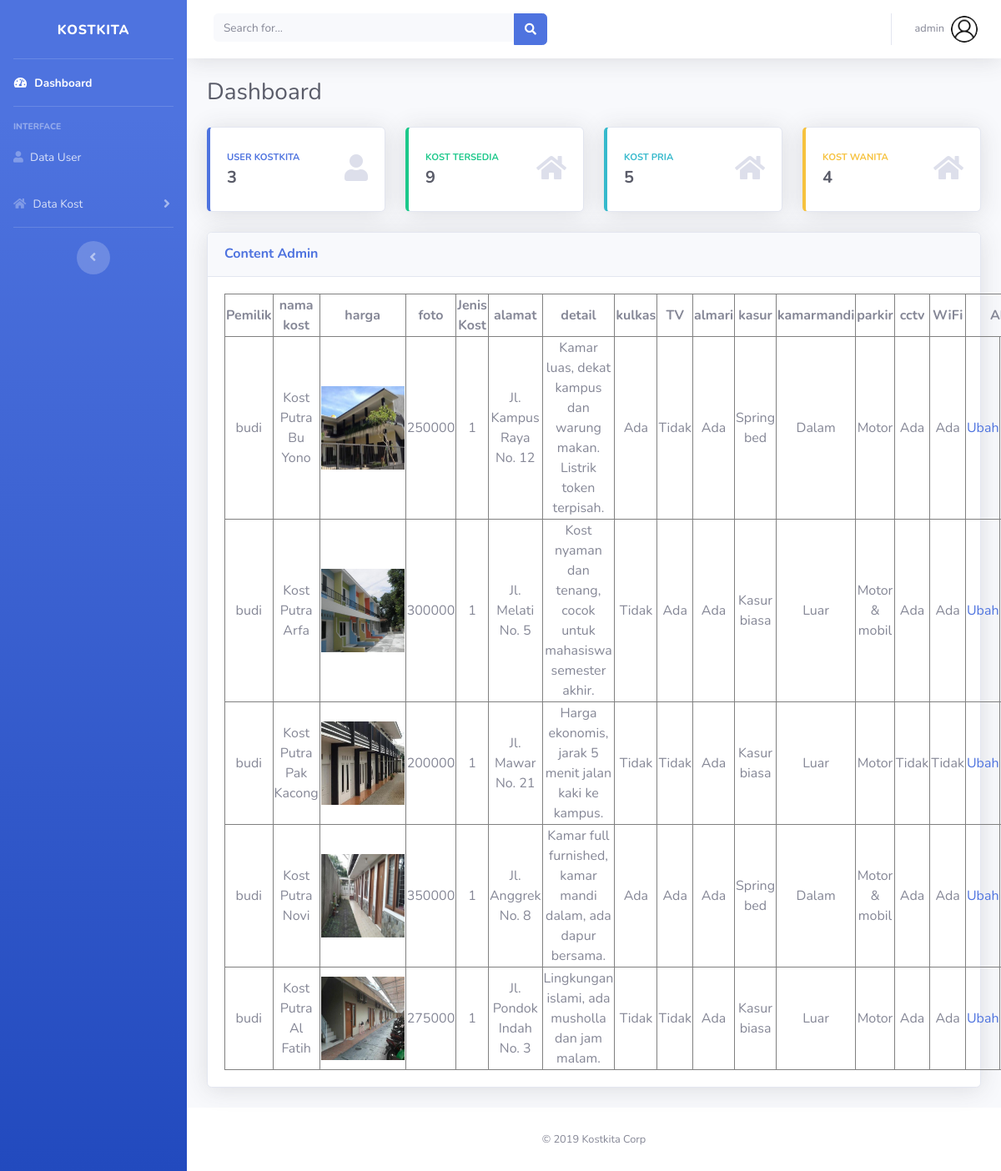
Screenshot of /admin/datakost_lk.php?jk=1&user=admin (signed in) with the database file from the repository.
### tables this page shows
CREATE TABLE `kost` (
  `id_kost`    INT NOT NULL AUTO_INCREMENT,
  `pemilik`    VARCHAR(50)  NOT NULL,
  `namakost`   VARCHAR(100) NOT NULL,
  `harga`      VARCHAR(30)  NOT NULL,
  `gambar`     VARCHAR(255) NOT NULL,
  `jenis_kost` VARCHAR(2)   NOT NULL,
  `alamat`     TEXT NOT NULL,
  `detail`     TEXT NOT NULL,
  `kulkas`     VARCHAR(100) NOT NULL DEFAULT '',
  `tv`         VARCHAR(100) NOT NULL DEFAULT '',
  `almari`     VARCHAR(100) NOT NULL DEFAULT '',
  `kasur`      VARCHAR(100) NOT NULL DEFAULT '',
  `kamarmandi` VARCHAR(100) NOT NULL DEFAULT '',
  `parkir`     VARCHAR(100) NOT NULL DEFAULT '',
  `cctv`       VARCHAR(100) NOT NULL DEFAULT '',
  `wifi`       VARCHAR(100) NOT NULL DEFAULT '',
  PRIMARY KEY (`id_kost`),
  KEY `idx_pemilik` (`pemilik`)
);

### admin/datakost_lk.php (the view, shortened to what this page needs)
<!DOCTYPE html>
<html lang="en">
<?php
  @$user=$_GET['user'];
?>
<head>
  <link href="../vendor/fontawesome-free/css/all.min.css" rel="stylesheet" type="text/css">
  <link href="../css/sb-admin-2.min.css" rel="stylesheet">
</head>
<body id="page-top">
  <div id="wrapper">
    <ul class="navbar-nav bg-gradient-primary sidebar sidebar-dark accordion" id="accordionSidebar">
      <a class="sidebar-brand d-flex " href="../index.php">
        <div class="sidebar-brand-text mx-3">&nbsp; &nbsp; &nbsp; &nbsp;KostKita</div>
      </a>
      <hr class="sidebar-divider my-0">
      <li class="nav-item active">
        <a class="nav-link" href="index.php?user=<?php echo  $user; ?>">
          <i class="fas fa-fw fa-tachometer-alt"></i>
          <span>Dashboard</span></a>
      </li>
      <hr class="sidebar-divider">
      <div class="sidebar-heading">
        Interface
      </div>
      <li class="nav-item">
        <a class="nav-link collapsed" href="datauser.php?data=admin&user=<?php echo $user; ?>">
          <i class="fas fa-user"></i>
          <span>Data User</span>
        </a>
      </li>
      <li class="nav-item">
        <a class="nav-link collapsed" href="#" data-toggle="collapse" data-target="#collapseUtilities" aria-expanded="true" aria-controls="collapseUtilities">
          <i class="fas fa-home"></i>
          <span>Data Kost</span>
        </a>
      </li>
      <hr class="sidebar-divider">
      <div class="text-center d-none d-md-inline">
        <button class="rounded-circle border-0" id="sidebarToggle"></button>
      </div>
    </ul>
    <div id="content-wrapper" class="d-flex flex-column">
      <div id="content">
        <nav class="navbar navbar-expand navbar-light bg-white topbar mb-4 static-top shadow">
          <form class="d-none d-sm-inline-block form-inline mr-auto ml-md-3 my-2 my-md-0 mw-100 navbar-search">
            <div class="input-group">
              <input type="text" class="form-control bg-light border-0 small" placeholder="Search for..." aria-label="Search" aria-describedby="basic-addon2">
              <div class="input-group-append">
                <button class="btn btn-primary" type="button">
                  <i class="fas fa-search fa-sm"></i>
                </button>
              </div>
            </div>
          </form>
          <ul class="navbar-nav ml-auto">
            <li class="nav-item dropdown no-arrow">
              <a class="nav-link dropdown-toggle" href="#" id="userDropdown" role="button" data-toggle="dropdown" aria-haspopup="true" aria-expanded="false">
                <span class="mr-2 d-none d-lg-inline text-gray-600 small"><?php echo $user ?></span>
                <img class="img-profile rounded-circle" src="../assets/img/user.png">
              </a>
            </li>
          </ul>
        </nav>
        <div class="container-fluid">
          <div class="d-sm-flex align-items-center justify-content-between mb-4">
            <h1 class="h3 mb-0 text-gray-800">Dashboard</h1>
          </div>
          <div class="row">
            <div class="col-xl-3 col-md-6 mb-4">
              <div class="card border-left-primary shadow h-100 py-2">
                <div class="card-body">
                  <div class="row no-gutters align-items-center">
                    <div class="col mr-2">
                      <div class="text-xs font-weight-bold text-primary text-uppercase mb-1">User KostKita</div>
                      <div class="h5 mb-0 font-weight-bold text-gray-800">
                        <?php
                          include "../koneksi.php";
                            $query="select * from userkost";
                            $sql=mysqli_query($koneksi, $query);
                            $count=mysqli_num_rows($sql);
                            echo $count;
                        ?>
                      </div>
                    </div>
                    <div class="col-auto">
                      <i class="fas fa-user fa-2x text-gray-300"></i>
                    </div>
                  </div>
                </div>
              </div>
            </div>
            <div class="col-xl-3 col-md-6 mb-4">
              <div class="card border-left-success shadow h-100 py-2">
                <div class="card-body">
                  <div class="row no-gutters align-items-center">
                    <div class="col mr-2">
                      <div class="text-xs font-weight-bold text-success text-uppercase mb-1">Kost Tersedia</div>
                      <div class="h5 mb-0 font-weight-bold text-gray-800">
                        <?php
                          include "../koneksi.php";
                            $query="select * from kost";
                            $sql=mysqli_query($koneksi, $query);
                            $count=mysqli_num_rows($sql);
                            echo $count;
                        ?>
                      </div>
                    </div>
                    <div class="col-auto">
                      <i class="fas fa-home fa-2x text-gray-300"></i>
                    </div>
                  </div>
                </div>
              </div>
            </div>
            <div class="col-xl-3 col-md-6 mb-4">
              <div class="card border-left-info shadow h-100 py-2">
                <div class="card-body">
                  <div class="row no-gutters align-items-center">
                    <div class="col mr-2">
                      <div class="text-xs font-weight-bold text-info text-uppercase mb-1">Kost Pria</div>
                      <div class="row no-gutters align-items-center">
                        <div class="col-auto">
                          <div class="h5 mb-0 mr-3 font-weight-bold text-gray-800">
                            <?php
                            include "../koneksi.php";
                            $query="select jenis_kost from kost where jenis_kost='1'";
                            $sql=mysqli_query($koneksi, $query);
                            $count=mysqli_num_rows($sql);
                            echo $count;
                            ?>
                          </div>
                        </div>
                      </div>
                    </div>
                    <div class="col-auto">
                      <i class="fas fa-home fa-2x text-gray-300"></i>
                    </div>
                  </div>
                </div>
              </div>
            </div>
            <div class="col-xl-3 col-md-6 mb-4">
              <div class="card border-left-warning shadow h-100 py-2">
                <div class="card-body">
                  <div class="row no-gutters align-items-center">
                    <div class="col mr-2">
                      <div class="text-xs font-weight-bold text-warning text-uppercase mb-1">Kost Wanita</div>
                      <div class="h5 mb-0 font-weight-bold text-gray-800">
                        <?php
                          include "../koneksi.php";
                            $query="select jenis_kost from kost where jenis_kost='2'";
                            $sql=mysqli_query($koneksi, $query);
                            $count=mysqli_num_rows($sql);
                            echo $count;
                        ?>
                      </div>
                    </div>
                    <div class="col-auto">
                      <i class="fas fa-home fa-2x text-gray-300"></i>
                    </div>
                  </div>
                </div>
              </div>
            </div>
          </div>
          <div class="row">
            <div class="col-xl-12 col-lg-11">
              <div class="card shadow mb-4">
                <div class="card-header py-3 d-flex flex-row align-items-center justify-content-between">
                  <h6 class="m-0 font-weight-bold text-primary">Content Admin</h6>
                </div>
                <div class="card-body text-center">
                <table border="1" width="100%">
                    <tr>
                        <th>Pemilik</th>
                        <th>nama kost</th>
                        <th>harga</th>
                        <th>foto</th>
                        <th>Jenis Kost</th>
                        <th>alamat</th>
                        <th>detail</th>
                        <th>kulkas</th>
                        <th>TV</th>
                        <th>almari</th>
                        <th>kasur</th>
                        <th>kamarmandi</th>
                        <th>parkir</th>
                        <th>cctv</th>
                        <th>WiFi</th>
                        <th colspan="2">Aksi</th>
                    </tr>
                    <?php
                    include "../koneksi.php";
                    $jk=$_GET['jk'];
                    $query = "SELECT * FROM kost where jenis_kost='".$jk."'";
                    $sql = mysqli_query($koneksi, $query);
                    while($data = mysqli_fetch_array($sql)){
                        echo "<tr>";
                        echo "<td>".$data['pemilik']."</td>";
                        echo "<td>".$data['namakost']."</td>";
                        echo "<td><img src='../assets/img/".$data['gambar']."' width='100' height='100'></td>";
                        echo "<td>".$data['harga']."</td>";
                        echo "<td>".$data['jenis_kost']."</td>";
                        echo "<td>".$data['alamat']."</td>";
                        echo "<td>".$data['detail']."</td>";
                        echo "<td>".$data['kulkas']."</td>";
                        echo "<td>".$data['tv']."</td>";
                        echo "<td>".$data['almari']."</td>";
                        echo "<td>".$data['kasur']."</td>";
                        echo "<td>".$data['kamarmandi']."</td>";
                        echo "<td>".$data['parkir']."</td>";
                        echo "<td>".$data['cctv']."</td>";
                        echo "<td>".$data['wifi']."</td>";
                        echo "<td><a href='form_editKost.php?id_kost=".$data['id_kost']."&jk=".$jk."&user=".$user."'>Ubah</a></td>";
                        echo "</tr>";
                    }
                    ?>
                    </table>
                </div>
              </div>
            </div>
          </div>
        </div>
      </div>
      <footer class="sticky-footer bg-white">
        <div class="container my-auto">
          <div class="copyright text-center my-auto">
            <span>&copy; 2019 Kostkita Corp</span>
          </div>
        </div>
      </footer>
    </div>
  </div>
</body>
</html>

### rows the page displays
kost: pemilik "budi", namakost "Kost Putra Bu Yono", gambar (picture), harga "250000", jenis_kost "1", alamat "Jl. Kampus Raya No. 12", detail "Kamar luas, dekat kampus dan warung makan. Listrik token terpisah.", kulkas "Ada", tv "Tidak", almari "Ada", kasur "Spring bed", kamarmandi "Dalam", parkir "Motor", cctv "Ada", wifi "Ada"
kost: pemilik "budi", namakost "Kost Putra Arfa", gambar (picture), harga "300000", jenis_kost "1", alamat "Jl. Melati No. 5", detail "Kost nyaman dan tenang, cocok untuk mahasiswa semester akhir.", kulkas "Tidak", tv "Ada", almari "Ada", kasur "Kasur biasa", kamarmandi "Luar", parkir "Motor & mobil", cctv "Ada", wifi "Ada"
kost: pemilik "budi", namakost "Kost Putra Pak Kacong", gambar (picture), harga "200000", jenis_kost "1", alamat "Jl. Mawar No. 21", detail "Harga ekonomis, jarak 5 menit jalan kaki ke kampus.", kulkas "Tidak", tv "Tidak", almari "Ada", kasur "Kasur biasa", kamarmandi "Luar", parkir "Motor", cctv "Tidak", wifi "Tidak"
kost: pemilik "budi", namakost "Kost Putra Novi", gambar (picture), harga "350000", jenis_kost "1", alamat "Jl. Anggrek No. 8", detail "Kamar full furnished, kamar mandi dalam, ada dapur bersama.", kulkas "Ada", tv "Ada", almari "Ada", kasur "Spring bed", kamarmandi "Dalam", parkir "Motor & mobil", cctv "Ada", wifi "Ada"
kost: pemilik "budi", namakost "Kost Putra Al Fatih", gambar (picture), harga "275000", jenis_kost "1", alamat "Jl. Pondok Indah No. 3", detail "Lingkungan islami, ada musholla dan jam malam.", kulkas "Tidak", tv "Tidak", almari "Ada", kasur "Kasur biasa", kamarmandi "Luar", parkir "Motor", cctv "Ada", wifi "Ada"

### other values shown
$user "admin"
$count "3"
$count "9"
$count "5"
$count "4"
